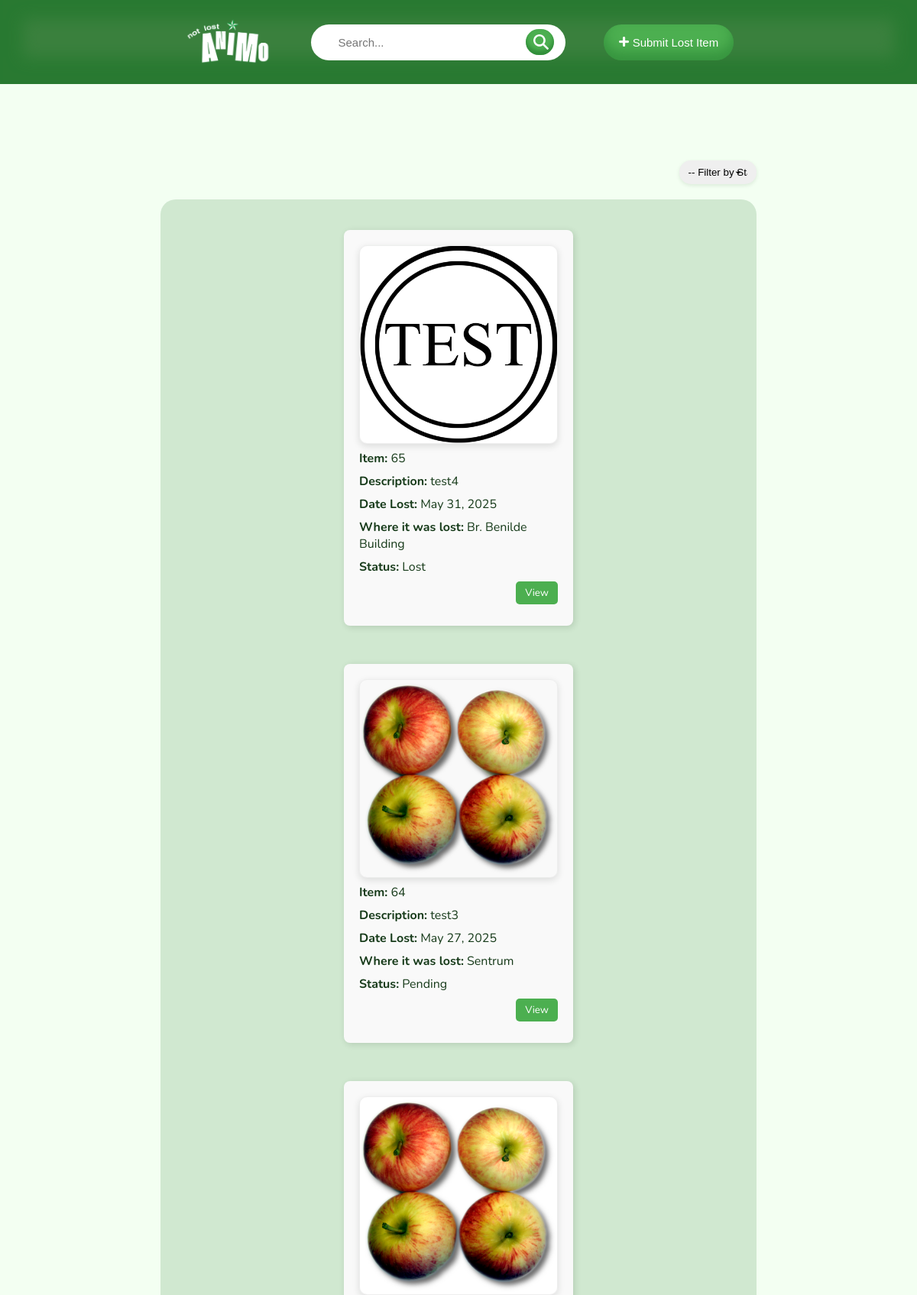
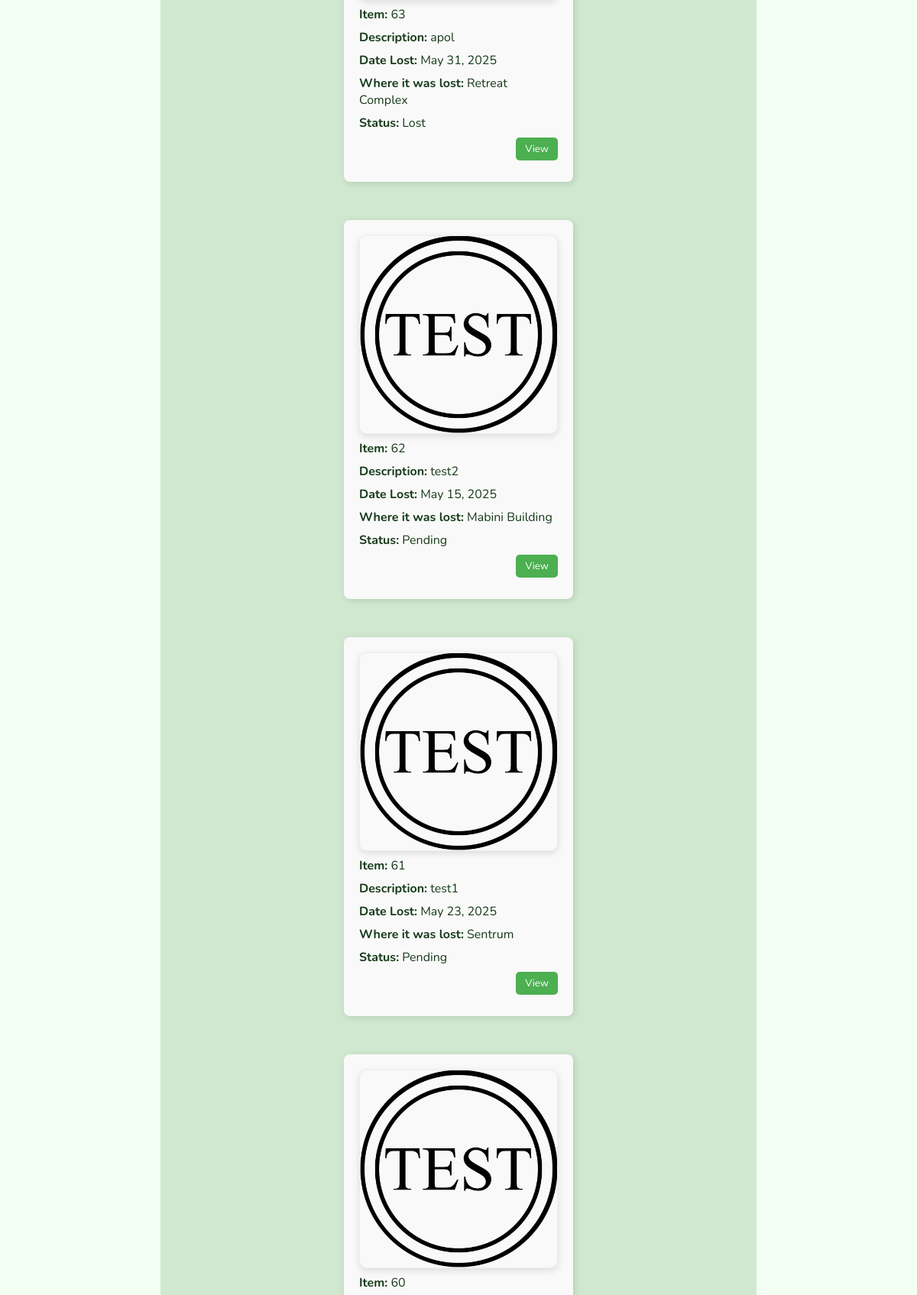
Page /public/staff-item-main.php (upper part) on the committed database (2 pictures, top to bottom).
### tables this page shows
CREATE TABLE `item_submission` (
  `item_index` int(11) NOT NULL,
  `user_submit_index` int(11) NOT NULL COMMENT 'The person who submitted the lost item',
  `image_path` varchar(255) DEFAULT NULL COMMENT 'Path to uploaded image',
  `item_name` varchar(100) NOT NULL COMMENT 'Name or title of the item',
  `description` text DEFAULT NULL COMMENT 'Description of the item',
  `lost_location` varchar(100) NOT NULL COMMENT 'Where the item was lost (e.g., library, building)',
  `lost_date` date NOT NULL COMMENT 'When the item was lost',
  `user_retrieve_index` int(11) NOT NULL,
  `retrieval_date` date DEFAULT NULL,
  `status` varchar(20) NOT NULL COMMENT 'Status of the item, e.g., Lost or Found',
  `approved` tinyint(1) DEFAULT 0
);

### public/staff-item-main.php (the view, shortened to what this page needs)
<?php require("../include/conn.php"); ?>
<!DOCTYPE html>
<html lang="en">
<head>
    <link rel="stylesheet" href="css/base.css?v=<?= time() ?>">
    <link rel="stylesheet" href="css/header.css?v=<?= time() ?>">
    <link rel="stylesheet" href="css/item-main.css?v=<?= time() ?>">
</head>
<body>
    <header>
        <img src="media/logo.png" alt="notlostanimo-logo" class="logo-img">
        <form action="" method="get" name="formadd" enctype="multipart/form-data" novalidate>
            <div class="search-wrapper">
                <input type="search" id="txtsearch" name="q" placeholder="Search..."
                value="<?= isset($_GET['q']) ? htmlspecialchars($_GET['q']) : '' ?>">
                    <button type="submit"><img src="media/search.png"></button>
            </div>
        </form>
        <button type="button" class="add-button" onclick="window.location.href='add-item.php'"><img src="media/add.png"> Submit Lost Item</button>
    </header>
<div class="content">
    <form action="" method="get" name="filterForm" enctype="multipart/form-data" class="filter" novalidate>
            <select name="status_filter" onchange="this.form.submit()">
                <option value="">-- Filter by Status --</option>
            </select>
    </form>
<div class="records-container">
        <?php
            $itemsPerPage = 25;
            $currentPage = isset($_GET['page']) ? (int)$_GET['page'] : 1;
            $offset = ($currentPage - 1) * $itemsPerPage;
            $sql = "SELECT * FROM item_submission WHERE 1=1";
            $params = [];
            $types = "";
            $sql .= " ORDER BY item_index DESC LIMIT ?, ?";
            $params[] = $offset;
            $params[] = $itemsPerPage;
            $types .= "ii";
            $stmt = $conn->prepare($sql);
            if (!empty($params)) {
                $stmt->bind_param($types, ...$params);
            }
            $stmt->execute();
            $result = $stmt->get_result();
            if ($result->num_rows > 0):
                while ($row = $result->fetch_assoc()):
                    $vitemindex = htmlspecialchars($row['item_index']);
                        $fullDescription = htmlspecialchars($row['description']);
                        $vdescription = mb_strimwidth($fullDescription, 0, 100, '...');
                        $rawDate = $row['lost_date'];
                        $vlostdate = date("F j, Y", strtotime($rawDate));
                    $vimagepath = htmlspecialchars($row['image_path']);
                    $vlostlocation = htmlspecialchars($row['lost_location']);
                    $vstatus = htmlspecialchars($row['status']);
        ?>
        <div class="record-panel">
            <div class="img-container">
            <?php
                $imageFullPath = 'media/' . $vimagepath;
                if (!empty($vimagepath) && file_exists($imageFullPath)) {
                    echo "<img src='{$imageFullPath}' alt='Item Image' class='item-image'>";
                } else {
                    echo "<p><em>No image available</em></p>";
                }
            ?>
            </div>
            <div><strong>Item:</strong> <?= $vitemindex ?></div>
            <div><strong>Description:</strong> <?= $vdescription ?></div>
            <div><strong>Date Lost:</strong> <?= $vlostdate ?></div>
            <div><strong>Where it was lost:</strong> <?= $vlostlocation ?></div>
            <div><strong>Status:</strong> <?= $vstatus ?></div>
            <div class="record-buttons">
                <button class="btn" onclick="window.location.href='item-view.php?vid=<?= $vitemindex ?>'">View</button>
            </div>
        </div>
        <?php endwhile; else: ?>
        <p>No items found.</p>
    <?php endif; ?>
    </div>
</div>
</body>
</html>

### public/css/base.css (style rules this page uses)
* { margin: 0; padding: 0; box-sizing: border-box; }
body { font-family: 'Nunito', sans-serif; background-color: #f3fff2; }

### public/css/header.css (style rules this page uses)
header { background-color: #3b813e; box-shadow: inset 0px -5px 20px 30px rgba(27, 115, 40, 0.552); color: white; display: flex; justify-content: center; align-items: center; padding: 25px 45px; position: relative; gap: 50px; }
.add-button { font-size: 15px; padding: 15px 20px 15px 20px; border: none; background-color: #4CAF50; box-shadow: inset 0px -10px 15px 1px rgba(27, 115, 40, 0.444); color: white; cursor: pointer; border-radius: 25px; transition: ease 0.3s; }
header img { width: 13px; height: 13px; }
.logo-img { height: 60px; width: auto; }
form { width: 30%; }
.search-wrapper { gap: 20px; position: relative; width: 100%; }
.search-wrapper input[type="search"] { display: flex; justify-content: space-between; width: 100%; padding: 15px 35px 15px 35px; border-radius: 25px; font-size: 15px; border: none; }
.search-wrapper button { padding: 7px 7px 7px 10px; display: flex; background-color: #4CAF50; box-shadow: inset 0px -5px 5px 1px rgba(27, 115, 40, 0.552); position: absolute; right: 15px; top: 50%; transition: ease 0.3s; transform: translateY(-50%); border: none; border-radius: 20px; cursor: pointer; font-size: 18px; }
.search-wrapper img { width: 20px; height: 20px; }

### public/css/item-main.css (style rules this page uses)
.add-button { font-size: 15px; padding: 15px 20px 15px 20px; border: none; background-color: #4CAF50; box-shadow: inset 0px -10px 15px 1px rgba(27, 115, 40, 0.444); color: white; cursor: pointer; border-radius: 25px; transition: ease 0.3s; }
header img { width: 13px; height: 13px; }
.logo-img { height: 60px; width: auto; }
form { width: 30%; }
.search-wrapper { gap:20px; position: relative; width: 100%; }
.search-wrapper input[type="search"] { display: flex; justify-content: space-between; width: 100%; padding: 15px 35px 15px 35px; border-radius: 25px; font-size: 15px; border: none; }
.search-wrapper button { padding: 7px 7px 7px 10px; display: flex; background-color: #4CAF50; box-shadow: inset 0px -5px 5px 1px rgba(27, 115, 40, 0.552); position: absolute; right: 15px; top: 50%; transition: ease 0.3s; transform: translateY(-50%); border: none; border-radius: 20px; cursor: pointer; font-size: 18px; }
.search-wrapper img { width: 20px; height: 20px; }
.content { display: flex; flex-direction: column; align-items: center; margin: 100px auto; }
.filter { margin-bottom: 20px; width: 65%; display: flex; justify-content: flex-end; }
.filter select { width: 13%; appearance: none; background-repeat: no-repeat; background-position: right 16px center; background-size: 16px 16px; padding: 8px 12px; border: none; border-radius: 15px; box-shadow: rgba(21, 61, 23, 0.1) 0px 2px 5px; }
.records-container { justify-content: center; padding: 40px 150px 40px 150px; position: relative; width: 65%; display: flex; flex-wrap: wrap; gap: 50px; background-color: #5b9a5f3b; border-radius: 20px; }
.record-panel { color: #163a19; border-radius: 8px; padding: 20px; width: 300px; display: flex; flex-direction: column; background-color: #f9f9f9; box-shadow: 2px 2px 8px rgba(11, 40, 14, 0.138); }
.record-panel div { margin-bottom: 8px; }
.img-container { display: flex; align-items: center; justify-content: center; width: 100%; height: auto; border-radius: 10px; box-shadow: 0 3px 10px rgba(30, 36, 31, 0.133); border: #cccccc42 1px solid; }
.img-container img { width: 100%; height: 100%; border-radius: 10px; }
.record-buttons { width: 100%; display: flex; justify-content: flex-end; margin-top: auto; margin-bottom: 10px; }
.btn { font-family: 'Nunito', sans-serif; padding: 6px 12px; border: none; background-color: #4CAF50; color: white; cursor: pointer; border-radius: 5px; transition: ease 0.3s; }

### rows in the picture
item_submission: image_path (picture), item_index "65", description "test4", lost_date "May 31, 2025", lost_location "Br. Benilde Building", status "Lost"
item_submission: image_path (picture), item_index "64", description "test3", lost_date "May 27, 2025", lost_location "Sentrum", status "Pending"
item_submission: image_path (picture), item_index "63", description "apol", lost_date "May 31, 2025", lost_location "Retreat Complex", status "Lost"
item_submission: image_path (picture), item_index "62", description "test2", lost_date "May 15, 2025", lost_location "Mabini Building", status "Pending"
item_submission: image_path (picture), item_index "61", description "test1", lost_date "May 23, 2025", lost_location "Sentrum", status "Pending"
item_submission: image_path (picture), item_index "60"
